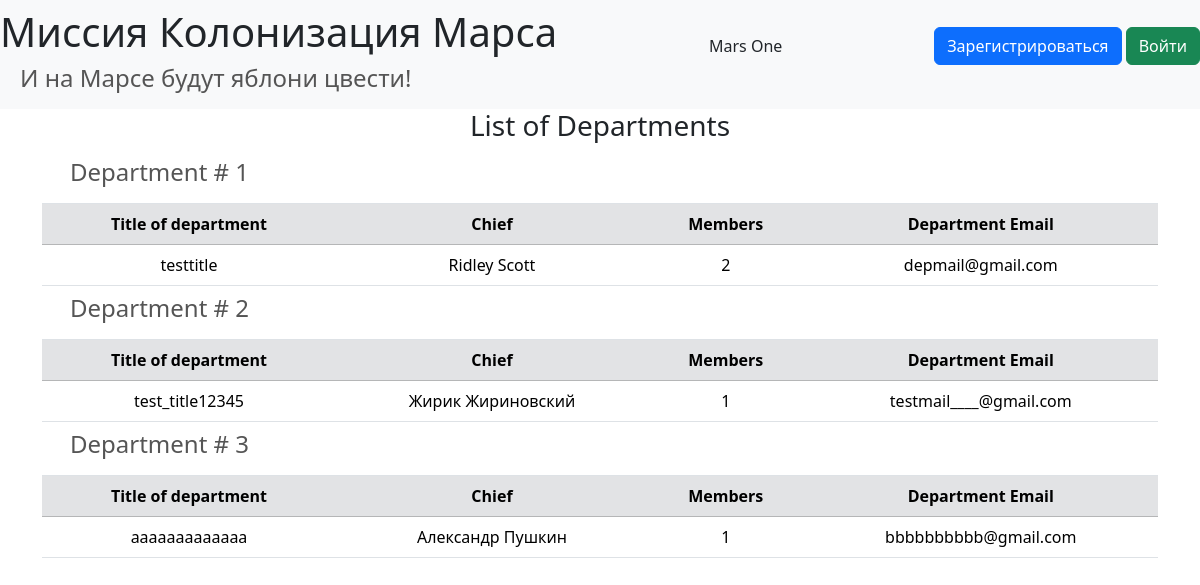
The page /departments on the database its author committed.
### data/departments.py (models this page shows, shortened)
class Department(SqlAlchemyBase):
    __tablename__ = 'departments'
    id = sa.Column(sa.Integer, primary_key=True, autoincrement=True)
    title = sa.Column(sa.String, unique=True, nullable=False)
    chief = sa.Column(sa.Integer, sa.ForeignKey('users.id'), nullable=False)
    email = sa.Column(sa.String, index=True, unique=True, nullable=False)
    chief_obj = orm.relationship('User', backref="departments_chief")
    members_objs = orm.relationship("User",
                                    secondary="department_user",
                                    backref="departments_member")
    jobs = orm.relationship("Jobs", back_populates="department")
    @property
    def members(self) -> str:
        return ', '.join(str(user.id) for user in self.members_objs)

### data/users.py (models this page shows, shortened)
class User(SqlAlchemyBase, UserMixin):
    __tablename__ = 'users'
    id = sa.Column(sa.Integer, primary_key=True, autoincrement=True)
    surname = sa.Column(sa.String, nullable=True)
    name = sa.Column(sa.String, nullable=True)
    age = sa.Column(sa.Integer, nullable=True)
    position = sa.Column(sa.String, nullable=True)
    speciality = sa.Column(sa.String, nullable=True)
    address  = sa.Column(sa.String, nullable=True)
    email = sa.Column(sa.String, index=True, unique=True, nullable=True)
    hashed_password = sa.Column(sa.String, nullable=True)
    modified_date = sa.Column(sa.DateTime, default=datetime.datetime.now)
    @property
    def fullname(self) -> str:
        return f'{self.name} {self.surname}'

### main.py (the view)
@app.route('/departments')
def departments():
    db_sess = db_session.create_session()
    departments = db_sess.query(Department).all()
    params = {
        'title': 'List of Departments',
        'departments': departments
    }
    return render_template('departments.html', **params)

### data/__db_session.py (called while the page is built)
def create_session() -> Session:
    return __factory()

### templates/departments.html (shortened to what this page needs)
{% extends "base.html" %}
{% block content %}
    <h3 class="text-center">{{ title }}</h3>
    <table class="table">
        {% for dep in departments %}
            <div>
                <thead>
                    <tr>
                        <td colspan="5">
                            <h4>Department # {{ dep.id }}</h4>
                        </td>
                    </tr>
                    <tr class="table-secondary">
                        <th class="text-center">Title of department</th>
                        <th class="text-center">Chief</th>
                        <th class="text-center">Members</th>
                        <th class="text-center">Department Email</th>
                    </tr>
                </thead>
                <tbody>
                    <tr>
                        <td class="text-center">{{ dep.title }}</td>
                        <td class="text-center">{{ dep.chief_obj.fullname }}</td>
                        <td class="text-center">{{ dep.members }}</td>
                        <td class="text-center">{{ dep.email }}</td>
                    </tr>
                </tbody>
            </div>
        {% endfor %}
    </table>
{% endblock %}

### static/css/style.css (style rules this page uses)
h4 { padding-left: 20px; color: #555555; }

### rows shown on the page
Department: id "1", title "testtitle", chief_obj.fullname "Ridley Scott", members "2", email "depmail@gmail.com"
Department: id "2", title "test_title12345", chief_obj.fullname "Жирик Жириновский", members "1", email "testmail____@gmail.com"
Department: id "3", title "aaaaaaaaaaaaa", chief_obj.fullname "Александр Пушкин", members "1", email "bbbbbbbbbb@gmail.com"

### other values the page prints
{{ title }} "List of Departments"
